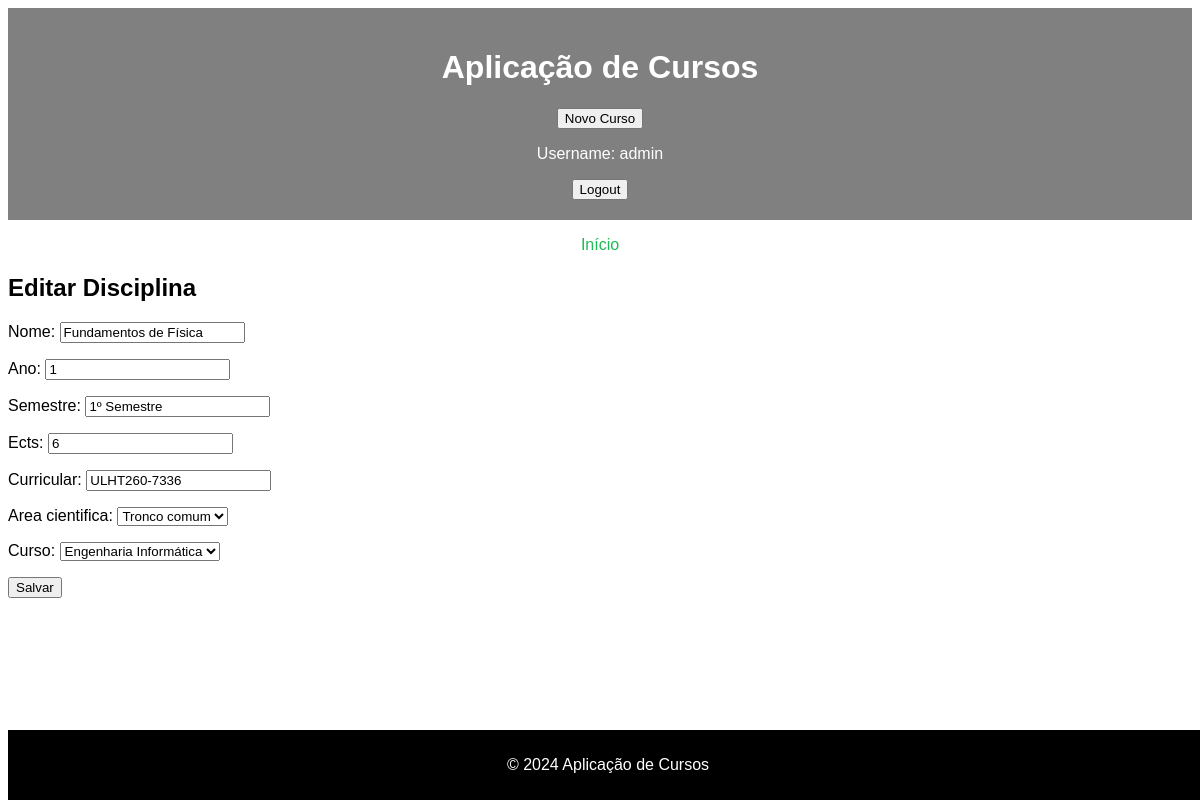
The app's page /appCursos/disciplina/1/edita/ (signed in) with its own data.
### appCursos/models.py (models this page shows, shortened)
class Disciplina(models.Model):
    nome = models.CharField(max_length=255)
    ano = models.IntegerField()
    semestre = models.CharField(max_length=20)
    ects = models.IntegerField()
    curricular = models.CharField(max_length=20)
    area_cientifica = models.ForeignKey(AreaCientifica, on_delete=models.CASCADE)
    curso = models.ForeignKey(Curso, on_delete=models.CASCADE)

class AreaCientifica(models.Model):
    nome = models.CharField(max_length=100)
    def __str__(self):
        return self.nome

class Curso(models.Model):
    nome = models.CharField(max_length=100)
    apresentacao = models.TextField()
    objetivos = models.TextField()
    competencias = models.TextField()
    def __str__(self):
        return self.nome

### appCursos/views.py (the view)
# urls.py: path('disciplina/<int:disciplina_id>/edita/', views.editar_disciplina_view, name='editar_disciplina'),
@login_required
def editar_disciplina_view(request, disciplina_id):
    disciplina = get_object_or_404(Disciplina, id=disciplina_id)
    form = DisciplinaForm(request.POST or None, instance=disciplina)
    if form.is_valid():
        form.save()
        return redirect('appCursos:disciplina_detalhes', disciplina_id=disciplina.id)
    return render(request, 'appCursos/editar_disciplina.html', {'form': form})

### appCursos/forms.py
class DisciplinaForm(forms.ModelForm):
    class Meta:
        model = Disciplina
        fields = '__all__'
        widgets = {
            'nome': forms.TextInput(attrs={'placeholder': 'Nome da Disciplina'}),
            'ano': forms.NumberInput(attrs={'placeholder': 'Ano'}),
            'semestre': forms.TextInput(attrs={'placeholder': 'Semestre'}),
            'ects': forms.NumberInput(attrs={'placeholder': 'ECTS'}),
            'curricular': forms.TextInput(attrs={'placeholder': 'Curricular'}),
            'area_cientifica': forms.Select(),
            'curso': forms.Select(),
        }

### appCursos/templates/appCursos/editar_disciplina.html (shortened to what this page needs)
{% extends "appCursos/layout.html" %}
{% block content %}
  <h2>Editar Disciplina</h2>
  <form method="post">
    {{ form.as_p }}
    <button type="submit">Salvar</button>
  </form>
{% endblock %}

### appCursos/templates/appCursos/layout.html (shortened to what this page needs)
<!DOCTYPE html>
<html lang="en">
<head>
</head>
<body>
    <header>
        <h1>Aplicação de Cursos</h1>
        {% if request.user.is_authenticated %}
    <a href="{% url 'appCursos:novo_curso' %}"><button>Novo Curso</button></a>
    <p>Username: {{ request.user.username }}</p>
    <a href="{% url 'appCursos:logout' %}"><button>Logout</button></a>
{% else %}
    <a href="{% url 'appCursos:login' %}"><button>Login</button></a>
{% endif %}
    </header>
    <nav>
        <ul>
            <li><a href="{% url 'appCursos:lista_cursos' %}">Início</a></li>
        </ul>
    </nav>
    <main>
        {% block content %}{% endblock %}
    </main>
    <footer>
        <p>&copy; 2024 Aplicação de Cursos</p>
    </footer>
</body>
</html>

### appCursos/templates/appCursos/layout.html (style rules this page uses)
body { background-color: white; color: black; font-family: Arial, sans-serif; }
header { background-color: gray; color: white; text-align: center; padding: 20px 0; }
a { color: #1DB954; text-decoration: none; }
nav ul { list-style-type: none; padding: 0; text-align: center; }
nav ul li { display: inline; margin: 0 10px; }
footer { background-color: black; color: white; text-align: center; padding: 10px 0; position: fixed; width: 100%; bottom: 0; }

### records on screen
Disciplina: nome "Fundamentos de Física", ano "1", semestre "1º Semestre", ects "6", curricular "ULHT260-7336", area_cientifica "Tronco comum", curso "Engenharia Informática"

### other values on screen
{{ request.user.username }} "admin"
